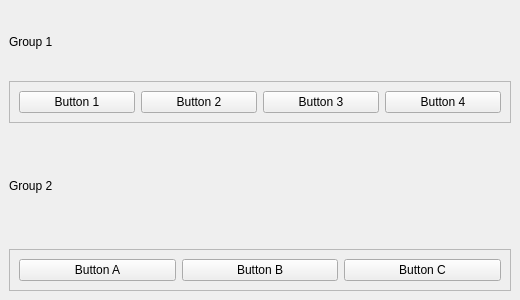
<?xml version="1.0" encoding="UTF-8"?>
<ui version="4.0">
 <class>MainWindow</class>
 <widget class="QMainWindow" name="MainWindow">
  <property name="geometry">
   <rect>
    <x>0</x>
    <y>0</y>
    <width>520</width>
    <height>300</height>
   </rect>
  </property>
  <property name="windowTitle">
   <string>QCustomQPushButtonGroup Showcase</string>
  </property>
  <widget class="QWidget" name="centralwidget">
   <layout class="QVBoxLayout" name="verticalLayout">
    <property name="spacing">10</property>
    <property name="leftMargin">16</property>
    <property name="topMargin">16</property>
    <property name="rightMargin">16</property>
    <property name="bottomMargin">16</property>
    <item>
     <widget class="QLabel" name="group1Caption">
      <property name="text">
       <string>Group 1</string>
      </property>
     </widget>
    </item>
    <item alignment="Qt::AlignTop">
     <widget class="QFrame" name="group1Frame">
      <property name="frameShape">
       <enum>QFrame::StyledPanel</enum>
      </property>
      <property name="frameShadow">
       <enum>QFrame::Raised</enum>
      </property>
      <layout class="QHBoxLayout" name="group1Layout">
       <item>
        <widget class="QPushButton" name="group1Btn1">
         <property name="text">
          <string>Button 1</string>
         </property>
        </widget>
       </item>
       <item>
        <widget class="QPushButton" name="group1Btn2">
         <property name="text">
          <string>Button 2</string>
         </property>
        </widget>
       </item>
       <item>
        <widget class="QPushButton" name="group1Btn3">
         <property name="text">
          <string>Button 3</string>
         </property>
        </widget>
       </item>
       <item>
        <widget class="QPushButton" name="group1Btn4">
         <property name="text">
          <string>Button 4</string>
         </property>
        </widget>
       </item>
      </layout>
     </widget>
    </item>
    <item>
     <widget class="QLabel" name="group2Caption">
      <property name="text">
       <string>Group 2</string>
      </property>
     </widget>
    </item>
    <item alignment="Qt::AlignBottom">
     <widget class="QFrame" name="group2Frame">
      <property name="frameShape">
       <enum>QFrame::StyledPanel</enum>
      </property>
      <property name="frameShadow">
       <enum>QFrame::Raised</enum>
      </property>
      <layout class="QHBoxLayout" name="group2Layout">
       <item>
        <widget class="QPushButton" name="group2Btn1">
         <property name="text">
          <string>Button A</string>
         </property>
        </widget>
       </item>
       <item>
        <widget class="QPushButton" name="group2Btn2">
         <property name="text">
          <string>Button B</string>
         </property>
        </widget>
       </item>
       <item>
        <widget class="QPushButton" name="group2Btn3">
         <property name="text">
          <string>Button C</string>
         </property>
        </widget>
       </item>
      </layout>
     </widget>
    </item>
   </layout>
  </widget>
 </widget>
 <resources/>
 <connections/>
</ui>
